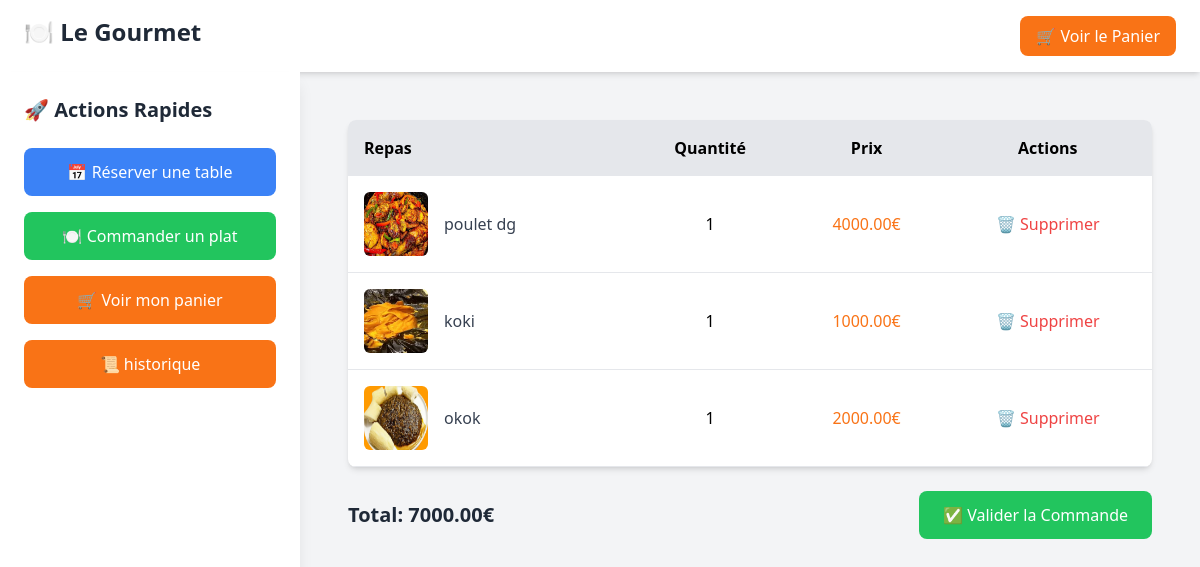
The app's page /panier/ (signed in) with its own data.
### commande/models.py (models this page shows, shortened)
class CartItem(models.Model):
    panier = models.ForeignKey(Cart, on_delete=models.CASCADE, related_name='items')
    meal = models.ForeignKey(Meal, on_delete=models.CASCADE)
    quantite = models.PositiveIntegerField(default=1)

class Meal(models.Model):
    nom = models.CharField(max_length=255 , blank=False)
    description = models.TextField()
    prix = models.DecimalField(max_digits=6, decimal_places=2 , blank=False)
    image = models.ImageField(upload_to='meals/', blank=True, null=True)

### commande/views.py (the view)
# urls.py: path('panier/', views.voir_panier, name='voir_panier'),
@login_required
def voir_panier(request):
    cart, created = Cart.objects.get_or_create(utilisateur=request.user)
    items = CartItem.objects.filter(panier=cart)
    total = sum(item.meal.prix * item.quantite for item in items)
    return render(request, 'commande/panier.html', {'items': items, 'total': total})

### commande/templates/commande/panier.html
{% extends 'resto.html' %}
{% block content %}
<section class="flex items-center ">
    <div class="container mx-auto p-6">
        {% if items %}
            <table class="w-full bg-white shadow-md rounded-lg overflow-hidden">
                <thead class="bg-gray-200">
                    <tr>
                        <th class="p-4 text-left">Repas</th>
                        <th class="p-4">Quantité</th>
                        <th class="p-4">Prix</th>
                        <th class="p-4">Actions</th>
                    </tr>
                </thead>
                <tbody>
                    {% for item in items %}
                    <tr class="border-b">
                        <td class="p-4 flex items-center">
                            <img src="{{ item.meal.image.url }}" class="w-16 h-16 rounded-md mr-4">
                            <span class="text-gray-700">{{ item.meal.nom }}</span>
                        </td>
                        <td class="p-4 text-center">{{ item.quantite }}</td>
                        <td class="p-4 text-center text-orange-500">{{ item.meal.prix }}€</td>
                        <td class="p-4 text-center">
                            <a href="{% url 'supprimer_du_panier' item.id %}" class="text-red-500 hover:text-red-700">🗑 Supprimer</a>
                        </td>
                    </tr>
                    {% endfor %}
                </tbody>
            </table>
            <div class="flex justify-between items-center mt-6">
                <span class="text-xl font-semibold text-gray-800">Total: {{ total }}€</span>
                <a href="{% url 'passer_commande' %}" class="bg-green-500 text-white px-6 py-3 rounded-lg hover:bg-green-600">
                    ✅ Valider la Commande
                </a>
            </div>
        {% else %}
            <p class="text-center text-gray-600 text-lg">Votre panier est vide.</p>
        {% endif %}
    </div>
</section>
{% endblock %}

### records on screen
CartItem: meal.image (picture), meal.nom "poulet dg", quantite "1", meal.prix "4000.00"
CartItem: meal.image (picture), meal.nom "koki", quantite "1", meal.prix "1000.00"
CartItem: meal.image (picture), meal.nom "okok", quantite "1", meal.prix "2000.00"

### other values on screen
{{ total }} "7000.00"
